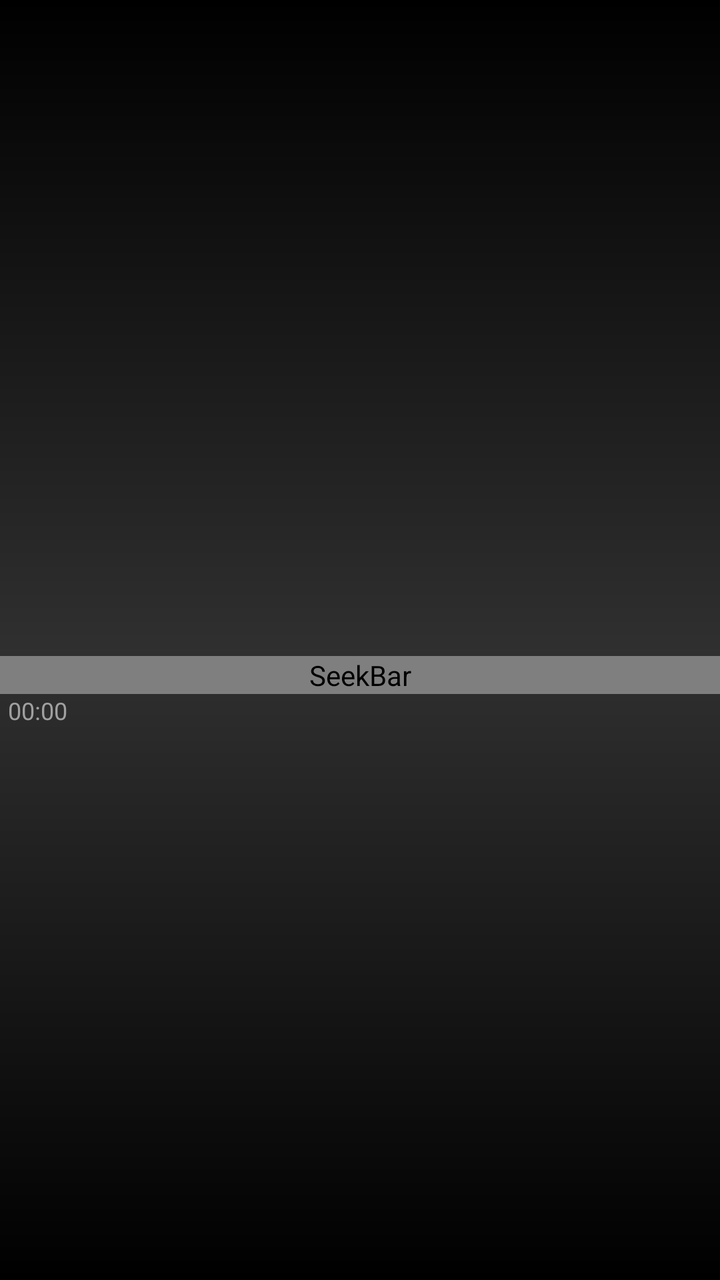
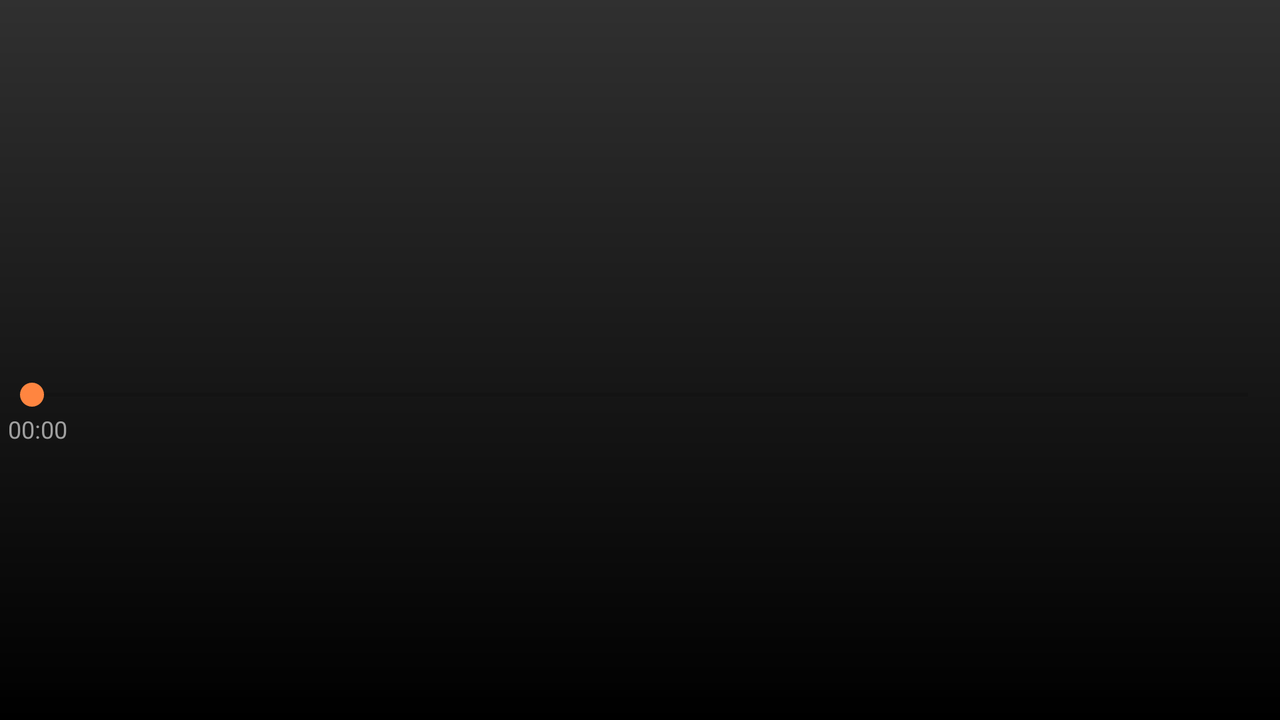

Compare how this app lays out the same screen by default and in its alternative resource folder. The renders come first, then the two layout files and the values they reference.
<!-- AndroidManifest.xml: application theme AppTheme -->
<!-- res/layout/activity_track.xml -->
<LinearLayout
	xmlns:android="http://schemas.android.com/apk/res/android"
	xmlns:custom="http://schemas.android.com/apk/res-auto"
    android:layout_width="match_parent"
    android:layout_height="match_parent"
	android:orientation="vertical"
	android:background="@color/black"
	android:fitsSystemWindows="true">

	<LinearLayout
		android:layout_width="match_parent"
		android:layout_height="wrap_content"
		android:layout_weight="1"
		android:padding="@dimen/margin_tiny"
		android:gravity="center_vertical"
		android:orientation="vertical"
		android:background="@drawable/grad_black_graydark">

		<TextView
			style="@style/myEllipsizeEndText"
			android:id="@+id/artist"
			android:layout_width="match_parent"
			android:layout_height="wrap_content"
			android:textSize="@dimen/text_small"
			android:textColor="@color/gray_light"
			android:gravity="center"/>

		<TextView
			style="@style/myMarqueeText"
			android:id="@+id/track"
			android:layout_width="match_parent"
			android:layout_height="wrap_content"
			android:textSize="@dimen/text_huge"
			android:textColor="@color/white"
			android:gravity="center"/>

		<TextView
			style="@style/myEllipsizeEndText"
			android:id="@+id/album"
			android:layout_width="match_parent"
			android:layout_height="wrap_content"
			android:textSize="@dimen/text_small"
			android:textColor="@color/gray_light"
			android:gravity="center"/>

	</LinearLayout>

	<RelativeLayout
		android:layout_width="match_parent"
		android:layout_height="wrap_content">

		<com.citrus.suzaku.SquareImageButton
			android:id="@+id/artwork"
			android:layout_width="match_parent"
			android:layout_height="0dp"
			android:scaleType="fitCenter"
			custom:adjust="height" />

		<RelativeLayout
			android:id="@+id/panel"
			android:layout_width="match_parent"
			android:layout_height="wrap_content"
			android:layout_alignBottom="@id/artwork"
			android:layout_alignTop="@id/artwork"
			android:background="@color/black_alpha"
			android:visibility="gone">

			<ScrollView
				android:layout_width="match_parent"
				android:layout_height="match_parent"
				android:layout_alignParentTop="true"
				android:layout_above="@+id/buttons"
				android:fillViewport="true">

				<TextView
					android:id="@+id/lyrics"
					android:layout_width="match_parent"
					android:layout_height="match_parent"
					android:padding="@dimen/margin_small"
					android:textColor="@color/white"
					android:textSize="@dimen/text_small" />

			</ScrollView>

			<LinearLayout
				android:id="@id/buttons"
				android:layout_width="match_parent"
				android:layout_height="wrap_content"
				android:layout_alignParentBottom="true"
				android:orientation="horizontal">

				<Button
					style="@style/myButton"
					android:id="@+id/playlistButton"
					android:layout_width="0dp"
					android:layout_height="wrap_content"
					android:layout_weight="1"
					android:padding="@dimen/margin_small"
					android:drawableLeft="@drawable/ic_queue_music"
					android:text="@string/playlist"
					android:textColor="@color/white"/>

				<Button
					style="@style/myButton"
					android:id="@+id/detailButton"
					android:layout_width="0dp"
					android:layout_height="wrap_content"
					android:layout_weight="1"
					android:padding="@dimen/margin_small"
					android:drawableLeft="@drawable/ic_edit"
					android:text="@string/detail"
					android:textColor="@color/white"/>

			</LinearLayout>

		</RelativeLayout>

		<ListView
			android:id="@+id/playlist"
			android:layout_width="match_parent"
			android:layout_height="wrap_content"
			android:layout_alignBottom="@id/artwork"
			android:layout_alignTop="@id/artwork"
			android:background="@color/black_alpha"
			android:listSelector="@android:color/transparent"
			android:visibility="gone" />

	</RelativeLayout>

	<LinearLayout
		android:layout_width="match_parent"
		android:layout_height="wrap_content"
		android:layout_weight="1"
		android:orientation="vertical"
		android:background="@drawable/grad_graydark_black">

		<SeekBar
			style="@style/mySeekBar"
			android:id="@+id/durationBar"
			android:layout_width="match_parent"
			android:layout_height="wrap_content"
			android:progress="0"/>

		<RelativeLayout
			android:layout_width="match_parent"
			android:layout_height="wrap_content">

			<Chronometer
				android:id="@+id/chronometer"
				android:layout_width="wrap_content"
				android:layout_height="wrap_content"
				android:layout_alignParentLeft="true"
				android:paddingLeft="@dimen/margin_tiny"
				android:textSize="@dimen/text_micro"
				android:textColor="@color/gray"/>

			<TextView
				android:id="@+id/number"
				android:layout_width="wrap_content"
				android:layout_height="wrap_content"
				android:layout_alignParentRight="true"
				android:paddingRight="@dimen/margin_tiny"
				android:textSize="@dimen/text_micro"
				android:textColor="@color/gray"/>

		</RelativeLayout>

		<LinearLayout
			android:layout_width="match_parent"
			android:layout_height="wrap_content"
			android:layout_weight="1"
			android:padding="@dimen/margin_tiny"
			android:orientation="horizontal"
			android:gravity="center">

			<ImageButton
				style="@style/myButton"
				android:id="@+id/loopButton"
				android:layout_width="wrap_content"
				android:layout_height="wrap_content"
				android:layout_weight="1"
				android:paddingTop="@dimen/margin_small"
				android:paddingBottom="@dimen/margin_small"
				android:contentDescription="@string/loop_mode"/>

			<ImageButton
				style="@style/myButton"
				android:id="@+id/prevButton"
				android:layout_width="wrap_content"
				android:layout_height="wrap_content"
				android:layout_weight="1"
				android:paddingTop="@dimen/margin_small"
				android:paddingBottom="@dimen/margin_small"
				android:src="@drawable/ic_skip_prev"
				android:contentDescription="@string/previous"/>

			<ImageButton
				style="@style/myButton"
				android:id="@+id/playButton"
				android:layout_width="wrap_content"
				android:layout_height="wrap_content"
				android:layout_weight="1"
				android:paddingTop="@dimen/margin_small"
				android:paddingBottom="@dimen/margin_small"
				android:contentDescription="@string/play"/>

			<ImageButton
				style="@style/myButton"
				android:id="@+id/nextButton"
				android:layout_width="wrap_content"
				android:layout_height="wrap_content"
				android:layout_weight="1"
				android:paddingTop="@dimen/margin_small"
				android:paddingBottom="@dimen/margin_small"
				android:src="@drawable/ic_skip_next"
				android:contentDescription="@string/next"/>

			<ImageButton
				style="@style/myButton"
				android:id="@+id/shuffleButton"
				android:layout_width="wrap_content"
				android:layout_height="wrap_content"
				android:layout_weight="1"
				android:paddingTop="@dimen/margin_small"
				android:paddingBottom="@dimen/margin_small"
				android:src="@drawable/ic_shuffle"
				android:contentDescription="@string/shuffle_mode"/>

		</LinearLayout>

	</LinearLayout>

</LinearLayout>
<!-- resources referenced by this layout -->
<resources>
  <color name="black">#000000</color>
  <color name="black_alpha">#AA000000</color>
  <color name="gray">#A0A0A0</color>
  <color name="gray_light">#B0B0B0</color>
  <color name="white">#FFFFFF</color>
  <dimen name="margin_small">8dp</dimen>
  <dimen name="margin_tiny">4dp</dimen>
  <dimen name="text_huge">22sp</dimen>
  <dimen name="text_micro">12sp</dimen>
  <dimen name="text_small">14sp</dimen>
  <!-- drawable grad_black_graydark (drawable) -->
  <?xml version="1.0" encoding="utf-8"?>
  <shape xmlns:android="http://schemas.android.com/apk/res/android">
  	
  	<gradient
  		android:startColor="@color/black"
  		android:endColor="@color/black_light"
  		android:angle="270"/>
  	
  </shape>
  <!-- drawable grad_graydark_black (drawable) -->
  <?xml version="1.0" encoding="utf-8"?>
  <shape xmlns:android="http://schemas.android.com/apk/res/android">
  
  	<gradient
  		android:startColor="@color/black_light"
  		android:endColor="@color/black"
  		android:angle="270"/>
  
  </shape>
  <string name="detail">Detail</string>
  <string name="loop_mode">Loop Mode</string>
  <string name="next">Next</string>
  <string name="play">Play</string>
  <string name="playlist">Playlist</string>
  <string name="previous">Previous</string>
  <string name="shuffle_mode">Shuffle Mode</string>
  <style name="myButton" parent="@android:style/Widget.Button">
  		<item name="android:background">@drawable/button_background</item>
  	</style>
  <style name="myEllipsizeEndText">
  		<item name="android:singleLine">true</item>
  		<item name="android:ellipsize">end</item>
  	</style>
  <style name="myMarqueeText">
  		<item name="android:singleLine">true</item>
  		<item name="android:ellipsize">marquee</item>
  		<item name="android:focusable">true</item>
  		<item name="android:focusableInTouchMode">true</item>
  		<item name="android:marqueeRepeatLimit">marquee_forever</item>
  		<item name="android:scrollHorizontally">true</item>
  	</style>
  <color name="black_light">#303030</color>
  <!-- drawable seekbar_thumb (drawable) -->
  <?xml version="1.0" encoding="utf-8"?>
  <selector xmlns:android="http://schemas.android.com/apk/res/android">
  
  	
  	<item 
  		android:state_pressed="true"
  		android:drawable="@drawable/seekbar_thumb_pressed"/>
  
  
  	
  	<item 
  		android:state_pressed="false"
  		android:drawable="@drawable/seekbar_thumb_unpressed"/>
  
  </selector>
  <color name="orange">#FF8540</color>
  <style name="myActionBar" parent="@style/Widget.AppCompat.Light.ActionBar">
  		<item name="android:background">@color/orange</item>
  		<item name="android:titleTextStyle">@style/myTitle</item>
  
  		<item name="background">@color/orange</item>
  		<item name="titleTextStyle">@style/myTitle</item>
  	</style>
  <style name="myActionMode" parent="@style/Widget.AppCompat.ActionMode">
  		<item name="android:background">@color/orange</item>
  		<item name="android:titleTextStyle">@style/myTitle</item>
  
  		<item name="background">@color/orange</item>
  		<item name="titleTextStyle">@style/myTitle</item>
  	</style>
  <style name="myDrawerArrowStyle" parent="@style/Widget.AppCompat.DrawerArrowToggle">
  		<item name="spinBars">true</item>
  		<item name="color">@color/white</item>
  	</style>
  <style name="myActionModeMenu" parent="@style/Widget.AppCompat.Light.PopupMenu">
  		<item name="android:textColor">@color/black</item>
  		<item name="android:colorBackground">@color/white</item>
  	</style>
  <color name="orange_alpha">#AAFF8540</color>
  <style name="myTitle" parent="@style/TextAppearance.AppCompat.Widget.ActionBar.Title">
  		<item name="android:textColor">@color/white</item>
  	</style>
</resources>
<!-- res/layout-land/activity_track.xml (the author's variant of the layout above) -->
<!-- drawn on the phone turned sideways -->
<LinearLayout
	xmlns:android="http://schemas.android.com/apk/res/android"
	xmlns:custom="http://schemas.android.com/apk/res-auto"
    android:layout_width="match_parent"
    android:layout_height="match_parent"
    android:orientation="horizontal"
	android:background="@color/black"
	android:fitsSystemWindows="true">

	<RelativeLayout
		android:layout_width="wrap_content"
		android:layout_height="match_parent">

		<com.citrus.suzaku.SquareImageButton
			android:id="@+id/artwork"
			android:layout_width="0dp"
			android:layout_height="match_parent"
			android:scaleType="fitCenter"
			custom:adjust="width"/>

		<RelativeLayout
			android:id="@+id/panel"
			android:layout_width="match_parent"
			android:layout_height="wrap_content"
			android:layout_alignTop="@id/artwork"
			android:layout_alignBottom="@id/artwork"
			android:layout_alignLeft="@id/artwork"
			android:layout_alignRight="@id/artwork"
			android:background="@color/black_alpha"
			android:visibility="gone">

			<ScrollView
				android:layout_width="match_parent"
				android:layout_height="match_parent"
				android:layout_alignParentTop="true"
				android:layout_above="@+id/buttons"
				android:fillViewport="true">

				<TextView
					android:id="@+id/lyrics"
					android:layout_width="match_parent"
					android:layout_height="match_parent"
					android:textSize="@dimen/text_small"
					android:textColor="@color/white"
					android:padding="@dimen/margin_small"/>

			</ScrollView>

			<LinearLayout
				android:id="@id/buttons"
				android:layout_width="match_parent"
				android:layout_height="wrap_content"
				android:layout_alignParentBottom="true"
				android:orientation="horizontal">

				<Button
					style="@style/myButton"
					android:id="@+id/playlistButton"
					android:layout_width="0dp"
					android:layout_height="wrap_content"
					android:layout_weight="1"
					android:padding="@dimen/margin_small"
					android:drawableLeft="@drawable/ic_queue_music"
					android:text="@string/playlist"
					android:textColor="@color/white"/>

				<Button
					style="@style/myButton"
					android:id="@+id/detailButton"
					android:layout_width="0dp"
					android:layout_height="wrap_content"
					android:layout_weight="1"
					android:padding="@dimen/margin_small"
					android:drawableLeft="@drawable/ic_edit"
					android:text="@string/detail"
					android:textColor="@color/white"/>

			</LinearLayout>

		</RelativeLayout>

		<ListView
			android:id="@+id/playlist"
			android:layout_width="match_parent"
			android:layout_height="wrap_content"
			android:layout_alignBottom="@id/artwork"
			android:layout_alignTop="@id/artwork"
			android:layout_alignLeft="@id/artwork"
			android:layout_alignRight="@id/artwork"
			android:background="@color/black_alpha"
			android:listSelector="@android:color/transparent"
			android:visibility="gone" />

	</RelativeLayout>
	
	<LinearLayout
		android:layout_width="wrap_content"
		android:layout_height="match_parent"
		android:layout_weight="1"
		android:orientation="vertical"
		android:background="@drawable/grad_graydark_black">
	
		<LinearLayout
			android:layout_width="match_parent"
			android:layout_height="wrap_content"
			android:layout_weight="1"
			android:padding="@dimen/margin_tiny"
			android:gravity="center_vertical"
			android:orientation="vertical">

			<TextView
				style="@style/myEllipsizeEndText"
				android:id="@+id/artist"
				android:layout_width="match_parent"
				android:layout_height="wrap_content"
				android:textSize="@dimen/text_small"
				android:textColor="@color/gray_light"
				android:gravity="center"/>

			<TextView
				style="@style/myMarqueeText"
				android:id="@+id/track"
				android:layout_width="match_parent"
				android:layout_height="wrap_content"
				android:textSize="@dimen/text_huge"
				android:textColor="@color/white"
				android:gravity="center"/>

			<TextView
				style="@style/myEllipsizeEndText"
				android:id="@+id/album"
				android:layout_width="match_parent"
				android:layout_height="wrap_content"
				android:textSize="@dimen/text_small"
				android:textColor="@color/gray_light"
				android:gravity="center"/>
			
		</LinearLayout>

		<SeekBar

			android:id="@+id/durationBar"
			android:layout_width="match_parent"
			android:layout_height="wrap_content"
			android:progress="0"/>

		<RelativeLayout
			android:layout_width="match_parent"
			android:layout_height="wrap_content">

			<Chronometer
				android:id="@+id/chronometer"
				android:layout_width="wrap_content"
				android:layout_height="wrap_content"
				android:layout_alignParentLeft="true"
				android:paddingLeft="@dimen/margin_tiny"
				android:textSize="@dimen/text_micro"
				android:textColor="@color/gray"/>

			<TextView
				android:id="@+id/number"
				android:layout_width="wrap_content"
				android:layout_height="wrap_content"
				android:layout_alignParentRight="true"
				android:paddingRight="@dimen/margin_tiny"
				android:textSize="@dimen/text_micro"
				android:textColor="@color/gray"/>

		</RelativeLayout>

		<LinearLayout
			android:layout_width="match_parent"
			android:layout_height="wrap_content"
			android:layout_weight="1"
			android:padding="@dimen/margin_tiny"
			android:orientation="horizontal"
			android:gravity="center">

			<ImageButton
				style="@style/myButton"
				android:id="@+id/loopButton"
				android:layout_width="wrap_content"
				android:layout_height="wrap_content"
				android:layout_weight="1"
				android:paddingTop="@dimen/margin_small"
				android:paddingBottom="@dimen/margin_small"/>

			<ImageButton
				style="@style/myButton"
				android:id="@+id/prevButton"
				android:layout_width="wrap_content"
				android:layout_height="wrap_content"
				android:layout_weight="1"
				android:paddingTop="@dimen/margin_small"
				android:paddingBottom="@dimen/margin_small"
				android:src="@drawable/ic_skip_prev"/>

			<ImageButton
				style="@style/myButton"
				android:id="@+id/playButton"
				android:layout_width="wrap_content"
				android:layout_height="wrap_content"
				android:layout_weight="1"
				android:paddingTop="@dimen/margin_small"
				android:paddingBottom="@dimen/margin_small"/>

			<ImageButton
				style="@style/myButton"
				android:id="@+id/nextButton"
				android:layout_width="wrap_content"
				android:layout_height="wrap_content"
				android:layout_weight="1"
				android:paddingTop="@dimen/margin_small"
				android:paddingBottom="@dimen/margin_small"
				android:src="@drawable/ic_skip_next"/>

			<ImageButton
				style="@style/myButton"
				android:id="@+id/shuffleButton"
				android:layout_width="wrap_content"
				android:layout_height="wrap_content"
				android:layout_weight="1"
				android:paddingTop="@dimen/margin_small"
				android:paddingBottom="@dimen/margin_small"
				android:src="@drawable/ic_shuffle"/>

		</LinearLayout>

	</LinearLayout>

</LinearLayout>
<!-- resources referenced by the variant -->
<!-- as the phone turned sideways resolves them -->
<resources>
  <color name="black">#000000</color>
  <color name="black_alpha">#AA000000</color>
  <color name="gray">#A0A0A0</color>
  <color name="gray_light">#B0B0B0</color>
  <color name="white">#FFFFFF</color>
  <dimen name="margin_small">8dp</dimen>
  <dimen name="margin_tiny">4dp</dimen>
  <dimen name="text_huge">22sp</dimen>
  <dimen name="text_micro">12sp</dimen>
  <dimen name="text_small">14sp</dimen>
  <!-- drawable grad_graydark_black (drawable) -->
  <?xml version="1.0" encoding="utf-8"?>
  <shape xmlns:android="http://schemas.android.com/apk/res/android">
  
  	<gradient
  		android:startColor="@color/black_light"
  		android:endColor="@color/black"
  		android:angle="270"/>
  
  </shape>
  <string name="detail">Detail</string>
  <string name="playlist">Playlist</string>
  <style name="myButton" parent="@android:style/Widget.Button">
  		<item name="android:background">@drawable/button_background</item>
  	</style>
  <style name="myEllipsizeEndText">
  		<item name="android:singleLine">true</item>
  		<item name="android:ellipsize">end</item>
  	</style>
  <style name="myMarqueeText">
  		<item name="android:singleLine">true</item>
  		<item name="android:ellipsize">marquee</item>
  		<item name="android:focusable">true</item>
  		<item name="android:focusableInTouchMode">true</item>
  		<item name="android:marqueeRepeatLimit">marquee_forever</item>
  		<item name="android:scrollHorizontally">true</item>
  	</style>
  <color name="black_light">#303030</color>
  <!-- drawable button_background (drawable) -->
  <?xml version="1.0" encoding="utf-8"?>
  <selector xmlns:android="http://schemas.android.com/apk/res/android">
  
  	
  	<item 
  		android:state_pressed="true"
  		android:drawable="@color/orange_alpha"/>
  
  	
  	
  	<item 
  		android:state_pressed="false"
  		android:state_focused="false"
  		android:drawable="@android:color/transparent"/>
  
  	
  	<item 
  		android:state_pressed="false"
  		android:state_focused="true"
  		android:drawable="@android:color/transparent"/>
  	
  </selector>
  <color name="orange">#FF8540</color>
  <style name="myActionBar" parent="@style/Widget.AppCompat.Light.ActionBar">
  		<item name="android:background">@color/orange</item>
  		<item name="android:titleTextStyle">@style/myTitle</item>
  
  		<item name="background">@color/orange</item>
  		<item name="titleTextStyle">@style/myTitle</item>
  	</style>
  <style name="myActionMode" parent="@style/Widget.AppCompat.ActionMode">
  		<item name="android:background">@color/orange</item>
  		<item name="android:titleTextStyle">@style/myTitle</item>
  
  		<item name="background">@color/orange</item>
  		<item name="titleTextStyle">@style/myTitle</item>
  	</style>
  <style name="myDrawerArrowStyle" parent="@style/Widget.AppCompat.DrawerArrowToggle">
  		<item name="spinBars">true</item>
  		<item name="color">@color/white</item>
  	</style>
  <style name="myActionModeMenu" parent="@style/Widget.AppCompat.Light.PopupMenu">
  		<item name="android:textColor">@color/black</item>
  		<item name="android:colorBackground">@color/white</item>
  	</style>
  <color name="orange_alpha">#AAFF8540</color>
  <style name="myTitle" parent="@style/TextAppearance.AppCompat.Widget.ActionBar.Title">
  		<item name="android:textColor">@color/white</item>
  	</style>
</resources>
